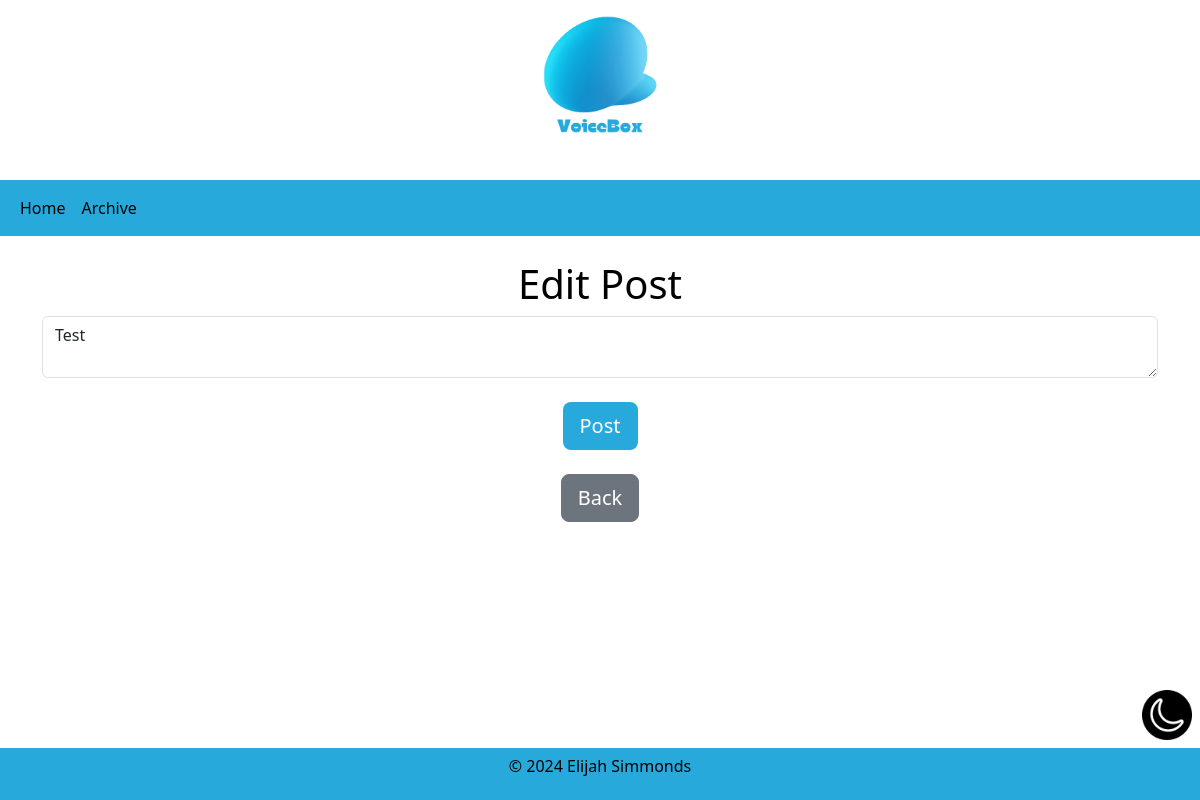
Before: /edit/5 (signed in) with the older database file.
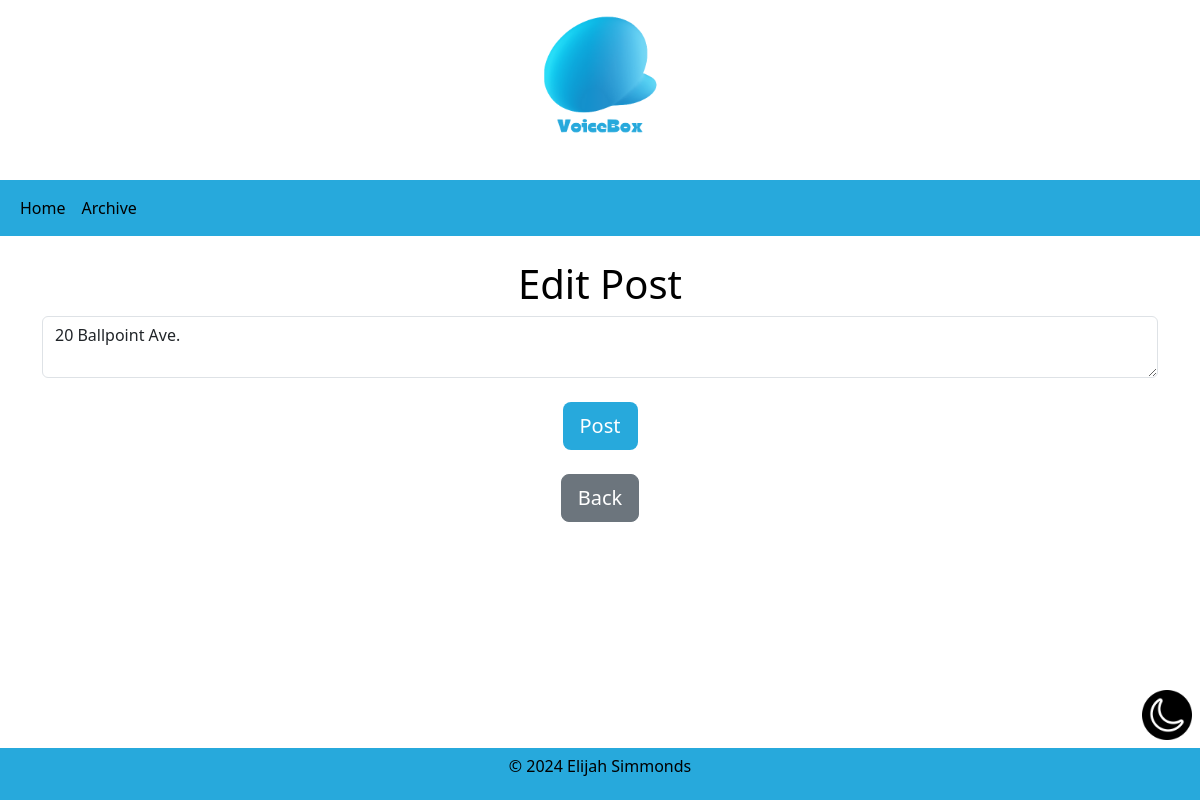
After: the same page with the newer database file.
### tables.py (models this page shows)
class Post(db.Model):
    id = db.Column(db.Integer, primary_key=True)
    text = db.Column(db.Text, nullable=False)
    date_created = db.Column(db.DateTime(timezone=True), default=func.now())
    author = db.Column(db.Integer, db.ForeignKey(
        'user.id', ondelete="CASCADE"), nullable=False)

### views.py (the view)
@views.route('/edit/<id>', methods=['GET', 'POST'])
@login_required
def edit_post(id):
    post = Post.query.get_or_404(id)
    if request.method == 'POST':
        post.text = request.form['text']
        db.session.commit()
        flash('Post has been edited!', category='success')
        return redirect(url_for('views.archive', id=post.id))
    return render_template('edit_post.html', post=post)

### __init__.py (called while the page is built)
def create_app():
    app = Flask(__name__)
    app.config["SECRET_KEY"] = "HawkI"
    app.config["SQLALCHEMY_DATABASE_URI"] = f'sqlite:///{DB_NAME}'
    db.init_app(app)
    from views import views
    from auth import auth
    app.register_blueprint(views, url_prefix="/")
    app.register_blueprint(auth, url_prefix="/")
    from tables import User
    with app.app_context():
        db.create_all()
    login_manager = LoginManager()
    login_manager.login_view = "auth.login"
    login_manager.init_app(app)
    @login_manager.user_loader
    def load_user(id):
        return User.query.get(int(id))
    return app

### templates/edit_post.html (shortened to what this page needs)
{% extends "layout.html" %}
{% block content %}
<br>
    <h1 align = "center"> Edit Post</h1>
    <form method="POST">
        <textarea name="text" id="text" class = "form-control">{{post['text'] }}</textarea>
        <br>
        <div align = "center">
            <button type="submit" class = "btn btn-lg btn-custom">Post</button>
        </div>
    </form>
<br>
<div align="center">
    <a href = "/archive"><button type = "button" class="btn btn-secondary btn-lg">Back</button></a>
</div>
{%endblock%}

Changed rows visible on the page:
changed Post: text "Test" → "20 Ballpoint Ave."
